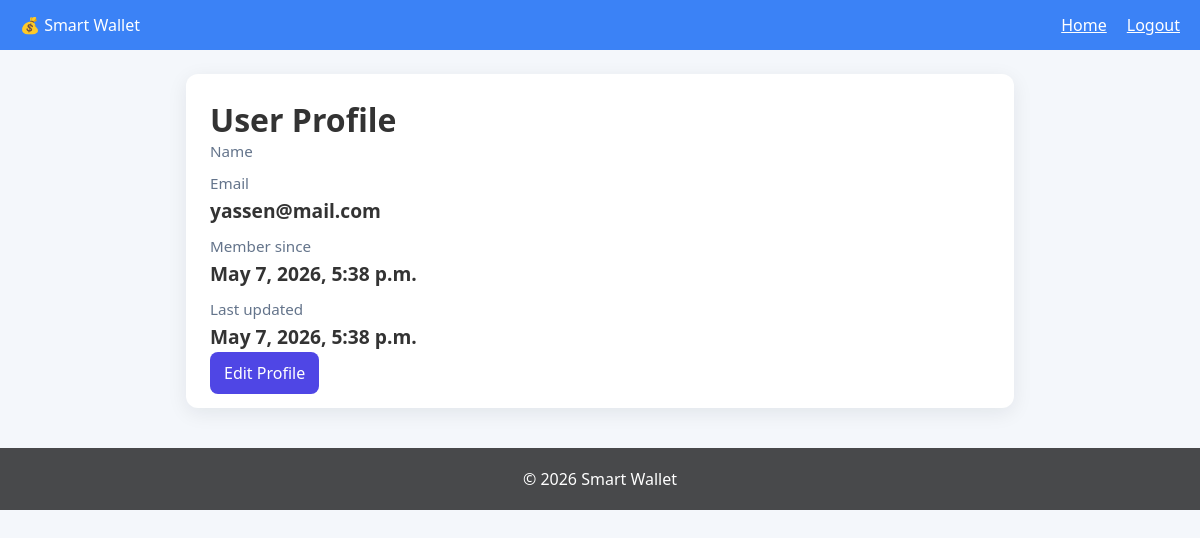
The app's page /user/profile/ (signed in) with its own data.
### user/models.py (models this page shows, shortened)
class WalletUser(AbstractUser):
    email = models.EmailField(unique=True)

### user/views.py (the view)
# urls.py: path('profile/', views.view_profile, name='profile'),
@login_required
def view_profile(request):
    user = _get_current_user(request)
    if not user:
        return redirect('login')
    user.created_at = user.date_joined
    user.updated_at = user.date_joined
    return render(request, 'profile.html', {'user': user})

### user/views.py (called while the page is built)
def _get_current_user(request):
    user = request.user if request.user.is_authenticated else None
    if not user:
        user_id = request.session.get('user_id')
        if user_id:
            user = User.objects.filter(id=user_id).first()
    if user and not user.first_name:
        user.first_name = user.username
    return user

### templates/profile.html (shortened to what this page needs)
<!DOCTYPE html>
{% load static %}
<html lang="en">
<head>
    <link rel="stylesheet" href="{% static 'css/style.css' %}">
</head>
<body id="profile-body">
<header id="profile-header">
    <div style="display:flex;justify-content:space-between;align-items:center">
      <div>💰 Smart Wallet</div>
      <div><a href="{% url 'home' %}" style="color:white;text-decoration:underline;margin-right:20px;">Home</a><a href="{% url 'logout' %}" style="color:white;text-decoration:underline;">Logout</a></div>
    </div>
</header>
<div class="container" id="profile-container">
    <div class="card" id="profile-card">
        <h1>User Profile</h1>
        <p class="profile-label">Name</p>
        <p class="profile-label">Email</p>
        <p class="profile-value">{{ user.email }}</p>
        <p class="profile-label">Member since</p>
        <p class="profile-value">{{ user.created_at|date:"F j, Y, g:i a" }}</p>
        <p class="profile-label">Last updated</p>
        <p class="profile-value">{{ user.updated_at|date:"F j, Y, g:i a" }}</p>
        <a href="#" class="btn-edit">Edit Profile</a>
    </div>
</div>
<footer>
    <p>&copy; 2026 Smart Wallet</p>
</footer>
</body>
</html>

### static/css/style.css (style rules this page uses)
* { margin: 0; padding: 0; box-sizing: border-box; }
.container { max-width: 1200px; margin: 0 auto; padding: 40px 20px; }
.card { background: white; border-radius: 15px; padding: 25px; box-shadow: 0 5px 20px rgba(0, 0, 0, 0.1); transition: transform 0.3s, box-shadow 0.3s; }
footer { background-color: rgba(0, 0, 0, 0.7); color: #fff; text-align: center; padding: 20px; margin-top: 40px; }
#profile-body { font-family: 'Segoe UI', Tahoma, Geneva, Verdana, sans-serif; background: #f4f7fb; min-height: 100vh; color: #333; }
#profile-header { background-color: #3b82f6; color: white; padding: 14px 20px; }
#profile-container { max-width: 860px; margin: 24px auto; padding: 0 16px; }
#profile-card { background: white; border-radius: 12px; box-shadow: 0 5px 20px rgba(15, 23, 42, 0.08); padding: 24px; margin-bottom: 16px; }
.profile-label { color: #64748b; font-size: 0.95rem; margin-bottom: 4px; }
.profile-value { font-size: 1.2rem; font-weight: 600; margin-bottom: 12px; }
.btn-edit { background: #4f46e5; color: #fff; text-decoration: none; border: 0; border-radius: 8px; padding: 10px 14px; }

### records on screen
WalletUser: email "yassen@mail.com", created_at "May 7, 2026, 5:38 p.m.", updated_at "May 7, 2026, 5:38 p.m."
